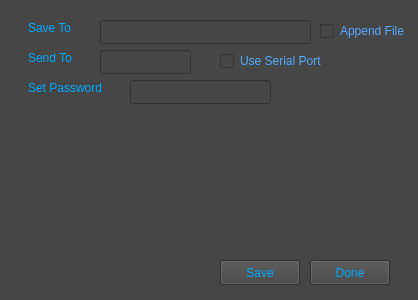
<?xml version="1.0" encoding="UTF-8"?>
<ui version="4.0">
 <class>Settings</class>
 <widget class="QWidget" name="Settings">
  <property name="geometry">
   <rect>
    <x>0</x>
    <y>0</y>
    <width>418</width>
    <height>300</height>
   </rect>
  </property>
  <property name="windowTitle">
   <string>Form</string>
  </property>
  <property name="styleSheet">
   <string notr="true">gridline-color: rgb(0, 0, 0);
background-color: rgb(70, 70, 70);
alternate-background-color: rgb(0, 0, 0);
border-color: rgb(22, 22, 22);
selection-color: rgb(0, 85, 255);
selection-background-color: rgb(0, 0, 127);
</string>
  </property>
  <widget class="QLabel" name="label">
   <property name="geometry">
    <rect>
     <x>28</x>
     <y>20</y>
     <width>65</width>
     <height>16</height>
    </rect>
   </property>
   <property name="styleSheet">
    <string notr="true">color :rgb(0, 170, 255)</string>
   </property>
   <property name="text">
    <string>Save To</string>
   </property>
  </widget>
  <widget class="QLineEdit" name="saveBox">
   <property name="geometry">
    <rect>
     <x>100</x>
     <y>20</y>
     <width>211</width>
     <height>24</height>
    </rect>
   </property>
   <property name="styleSheet">
    <string notr="true">color: rgb(85, 170, 255);
border-color: rgb(0, 0, 0);</string>
   </property>
   <property name="text">
    <string/>
   </property>
  </widget>
  <widget class="QPushButton" name="exitBtn">
   <property name="geometry">
    <rect>
     <x>310</x>
     <y>260</y>
     <width>80</width>
     <height>25</height>
    </rect>
   </property>
   <property name="cursor">
    <cursorShape>PointingHandCursor</cursorShape>
   </property>
   <property name="styleSheet">
    <string notr="true">color: rgb(0, 170, 255);
background-color: rgb(66, 66, 66);
border-color: rgb(0, 0, 0);</string>
   </property>
   <property name="text">
    <string>Done</string>
   </property>
   <property name="default">
    <bool>false</bool>
   </property>
   <property name="flat">
    <bool>false</bool>
   </property>
  </widget>
  <widget class="QPushButton" name="saveBtn">
   <property name="geometry">
    <rect>
     <x>220</x>
     <y>260</y>
     <width>80</width>
     <height>25</height>
    </rect>
   </property>
   <property name="cursor">
    <cursorShape>PointingHandCursor</cursorShape>
   </property>
   <property name="styleSheet">
    <string notr="true">color: rgb(0, 170, 255);
background-color: rgb(66, 66, 66);
border-color: rgb(0, 0, 0);</string>
   </property>
   <property name="text">
    <string>Save</string>
   </property>
  </widget>
  <widget class="QLineEdit" name="comPortBox">
   <property name="geometry">
    <rect>
     <x>100</x>
     <y>50</y>
     <width>91</width>
     <height>24</height>
    </rect>
   </property>
   <property name="styleSheet">
    <string notr="true">color: rgb(85, 170, 255);
border-color: rgb(0, 0, 0);</string>
   </property>
   <property name="text">
    <string/>
   </property>
  </widget>
  <widget class="QLabel" name="label_2">
   <property name="geometry">
    <rect>
     <x>28</x>
     <y>50</y>
     <width>65</width>
     <height>16</height>
    </rect>
   </property>
   <property name="styleSheet">
    <string notr="true">color :rgb(0, 170, 255)</string>
   </property>
   <property name="text">
    <string>Send To</string>
   </property>
  </widget>
  <widget class="QCheckBox" name="comPortCheck">
   <property name="geometry">
    <rect>
     <x>220</x>
     <y>50</y>
     <width>121</width>
     <height>22</height>
    </rect>
   </property>
   <property name="cursor">
    <cursorShape>PointingHandCursor</cursorShape>
   </property>
   <property name="styleSheet">
    <string notr="true">color: rgb(85, 170, 255);
border-color: rgb(0, 0, 0);</string>
   </property>
   <property name="text">
    <string>Use Serial Port</string>
   </property>
  </widget>
  <widget class="QLabel" name="label_3">
   <property name="geometry">
    <rect>
     <x>28</x>
     <y>80</y>
     <width>81</width>
     <height>16</height>
    </rect>
   </property>
   <property name="styleSheet">
    <string notr="true">color :rgb(0, 170, 255)</string>
   </property>
   <property name="text">
    <string>Set Password</string>
   </property>
  </widget>
  <widget class="QLineEdit" name="pwBox">
   <property name="geometry">
    <rect>
     <x>130</x>
     <y>80</y>
     <width>141</width>
     <height>24</height>
    </rect>
   </property>
   <property name="styleSheet">
    <string notr="true">color: rgb(85, 170, 255);
border-color: rgb(0, 0, 0);</string>
   </property>
   <property name="text">
    <string/>
   </property>
  </widget>
  <widget class="QCheckBox" name="appendCheck">
   <property name="geometry">
    <rect>
     <x>320</x>
     <y>20</y>
     <width>121</width>
     <height>22</height>
    </rect>
   </property>
   <property name="cursor">
    <cursorShape>PointingHandCursor</cursorShape>
   </property>
   <property name="styleSheet">
    <string notr="true">color: rgb(85, 170, 255);
border-color: rgb(0, 0, 0);</string>
   </property>
   <property name="text">
    <string>Append File</string>
   </property>
  </widget>
 </widget>
 <resources/>
 <connections/>
</ui>
